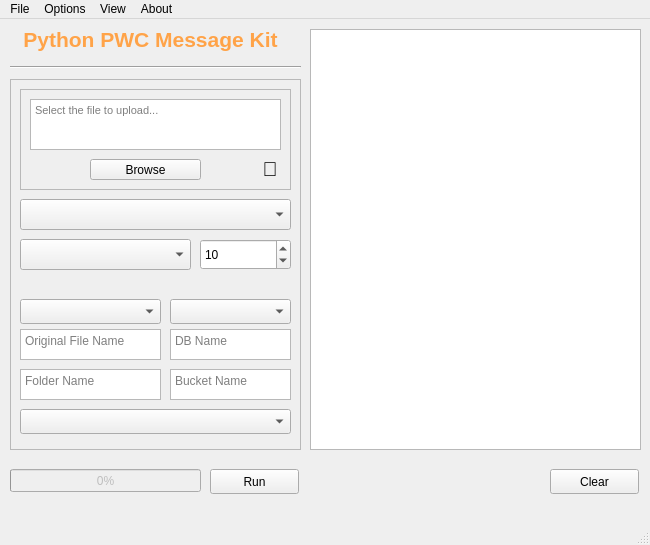
<?xml version="1.0" encoding="UTF-8"?>
<ui version="4.0">
 <class>MainWindow</class>
 <widget class="QMainWindow" name="MainWindow">
  <property name="windowModality">
   <enum>Qt::ApplicationModal</enum>
  </property>
  <property name="geometry">
   <rect>
    <x>0</x>
    <y>0</y>
    <width>650</width>
    <height>545</height>
   </rect>
  </property>
  <property name="acceptDrops">
   <bool>true</bool>
  </property>
  <property name="windowTitle">
   <string>Python PWC Message Kit</string>
  </property>
  <widget class="QWidget" name="centralwidget">
   <widget class="QLabel" name="label">
    <property name="geometry">
     <rect>
      <x>10</x>
      <y>-10</y>
      <width>281</width>
      <height>61</height>
     </rect>
    </property>
    <property name="maximumSize">
     <size>
      <width>801</width>
      <height>61</height>
     </size>
    </property>
    <property name="text">
     <string>&lt;html&gt;&lt;head/&gt;&lt;body&gt;&lt;p align=&quot;center&quot;&gt;&lt;span style=&quot; font-size:16pt; font-weight:600; color:#ffa348;&quot;&gt;Python PWC Message Kit&lt;/span&gt;&lt;/p&gt;&lt;/body&gt;&lt;/html&gt;</string>
    </property>
   </widget>
   <widget class="Line" name="line">
    <property name="geometry">
     <rect>
      <x>10</x>
      <y>40</y>
      <width>291</width>
      <height>16</height>
     </rect>
    </property>
    <property name="orientation">
     <enum>Qt::Horizontal</enum>
    </property>
   </widget>
   <widget class="QProgressBar" name="progressBar">
    <property name="enabled">
     <bool>false</bool>
    </property>
    <property name="geometry">
     <rect>
      <x>10</x>
      <y>450</y>
      <width>191</width>
      <height>23</height>
     </rect>
    </property>
    <property name="value">
     <number>0</number>
    </property>
   </widget>
   <widget class="QFrame" name="frame">
    <property name="geometry">
     <rect>
      <x>10</x>
      <y>60</y>
      <width>291</width>
      <height>371</height>
     </rect>
    </property>
    <property name="acceptDrops">
     <bool>true</bool>
    </property>
    <property name="frameShape">
     <enum>QFrame::StyledPanel</enum>
    </property>
    <property name="frameShadow">
     <enum>QFrame::Raised</enum>
    </property>
    <widget class="QComboBox" name="x_filetype">
     <property name="geometry">
      <rect>
       <x>10</x>
       <y>120</y>
       <width>271</width>
       <height>31</height>
      </rect>
     </property>
     <property name="statusTip">
      <string>File Type</string>
     </property>
     <property name="currentIndex">
      <number>-1</number>
     </property>
     <property name="placeholderText">
      <string>File Type</string>
     </property>
    </widget>
    <widget class="QComboBox" name="x_company">
     <property name="geometry">
      <rect>
       <x>10</x>
       <y>160</y>
       <width>171</width>
       <height>31</height>
      </rect>
     </property>
     <property name="statusTip">
      <string>Company Name</string>
     </property>
     <property name="placeholderText">
      <string>Company</string>
     </property>
    </widget>
    <widget class="QSpinBox" name="x_loadid">
     <property name="geometry">
      <rect>
       <x>190</x>
       <y>160</y>
       <width>91</width>
       <height>31</height>
      </rect>
     </property>
     <property name="statusTip">
      <string>Load ID</string>
     </property>
     <property name="value">
      <number>10</number>
     </property>
    </widget>
    <widget class="QFrame" name="frame_2">
     <property name="geometry">
      <rect>
       <x>10</x>
       <y>10</y>
       <width>271</width>
       <height>101</height>
      </rect>
     </property>
     <property name="statusTip">
      <string>Input File</string>
     </property>
     <property name="frameShape">
      <enum>QFrame::StyledPanel</enum>
     </property>
     <property name="frameShadow">
      <enum>QFrame::Raised</enum>
     </property>
     <widget class="QPlainTextEdit" name="x_inputfile">
      <property name="geometry">
       <rect>
        <x>10</x>
        <y>10</y>
        <width>251</width>
        <height>51</height>
       </rect>
      </property>
      <property name="font">
       <font>
        <pointsize>8</pointsize>
       </font>
      </property>
      <property name="statusTip">
       <string/>
      </property>
      <property name="readOnly">
       <bool>true</bool>
      </property>
      <property name="backgroundVisible">
       <bool>false</bool>
      </property>
      <property name="centerOnScroll">
       <bool>false</bool>
      </property>
      <property name="placeholderText">
       <string>Select the file to upload...</string>
      </property>
     </widget>
     <widget class="QPushButton" name="btn_browse">
      <property name="geometry">
       <rect>
        <x>70</x>
        <y>70</y>
        <width>111</width>
        <height>21</height>
       </rect>
      </property>
      <property name="text">
       <string>Browse</string>
      </property>
      <property name="shortcut">
       <string>Ctrl+Space</string>
      </property>
     </widget>
     <widget class="QPushButton" name="btn_execute">
      <property name="geometry">
       <rect>
        <x>240</x>
        <y>70</y>
        <width>20</width>
        <height>20</height>
       </rect>
      </property>
      <property name="font">
       <font>
        <pointsize>15</pointsize>
       </font>
      </property>
      <property name="cursor">
       <cursorShape>PointingHandCursor</cursorShape>
      </property>
      <property name="statusTip">
       <string>Open/Edit selected file</string>
      </property>
      <property name="styleSheet">
       <string notr="true">border : None</string>
      </property>
      <property name="text">
       <string>📓</string>
      </property>
     </widget>
    </widget>
    <widget class="QComboBox" name="x_datatype">
     <property name="geometry">
      <rect>
       <x>10</x>
       <y>220</y>
       <width>141</width>
       <height>25</height>
      </rect>
     </property>
     <property name="statusTip">
      <string>Data Type</string>
     </property>
     <property name="placeholderText">
      <string>Data Type</string>
     </property>
    </widget>
    <widget class="QComboBox" name="x_filesubtype">
     <property name="geometry">
      <rect>
       <x>160</x>
       <y>220</y>
       <width>121</width>
       <height>25</height>
      </rect>
     </property>
     <property name="statusTip">
      <string>File Sub Type</string>
     </property>
     <property name="placeholderText">
      <string>File Sub Type</string>
     </property>
    </widget>
    <widget class="QPlainTextEdit" name="x_originalfilename">
     <property name="geometry">
      <rect>
       <x>10</x>
       <y>250</y>
       <width>141</width>
       <height>31</height>
      </rect>
     </property>
     <property name="statusTip">
      <string>Original File Name</string>
     </property>
     <property name="placeholderText">
      <string>Original File Name</string>
     </property>
    </widget>
    <widget class="QComboBox" name="x_rabbit_queue">
     <property name="geometry">
      <rect>
       <x>10</x>
       <y>330</y>
       <width>271</width>
       <height>25</height>
      </rect>
     </property>
     <property name="statusTip">
      <string>Rabbit Queue Name</string>
     </property>
     <property name="placeholderText">
      <string>Rabbit Queue Name</string>
     </property>
    </widget>
    <widget class="QPlainTextEdit" name="x_dbname">
     <property name="geometry">
      <rect>
       <x>160</x>
       <y>250</y>
       <width>121</width>
       <height>31</height>
      </rect>
     </property>
     <property name="statusTip">
      <string>DB Name</string>
     </property>
     <property name="placeholderText">
      <string>DB Name</string>
     </property>
    </widget>
    <widget class="QPlainTextEdit" name="x_foldername">
     <property name="geometry">
      <rect>
       <x>10</x>
       <y>290</y>
       <width>141</width>
       <height>31</height>
      </rect>
     </property>
     <property name="statusTip">
      <string>Folder Name</string>
     </property>
     <property name="placeholderText">
      <string>Folder Name</string>
     </property>
    </widget>
    <widget class="QPlainTextEdit" name="x_bucketname">
     <property name="geometry">
      <rect>
       <x>160</x>
       <y>290</y>
       <width>121</width>
       <height>31</height>
      </rect>
     </property>
     <property name="statusTip">
      <string>Bucket Name</string>
     </property>
     <property name="placeholderText">
      <string>Bucket Name</string>
     </property>
    </widget>
   </widget>
   <widget class="QPushButton" name="btn_run">
    <property name="geometry">
     <rect>
      <x>210</x>
      <y>450</y>
      <width>89</width>
      <height>25</height>
     </rect>
    </property>
    <property name="acceptDrops">
     <bool>false</bool>
    </property>
    <property name="statusTip">
     <string/>
    </property>
    <property name="autoFillBackground">
     <bool>true</bool>
    </property>
    <property name="text">
     <string>Run</string>
    </property>
    <property name="shortcut">
     <string>Ctrl+Return</string>
    </property>
    <property name="checkable">
     <bool>false</bool>
    </property>
    <property name="flat">
     <bool>false</bool>
    </property>
   </widget>
   <widget class="QTextBrowser" name="console">
    <property name="geometry">
     <rect>
      <x>310</x>
      <y>10</y>
      <width>331</width>
      <height>421</height>
     </rect>
    </property>
   </widget>
   <widget class="QPushButton" name="btn_clear">
    <property name="geometry">
     <rect>
      <x>550</x>
      <y>450</y>
      <width>89</width>
      <height>25</height>
     </rect>
    </property>
    <property name="statusTip">
     <string>Clear the console</string>
    </property>
    <property name="text">
     <string>Clear</string>
    </property>
    <property name="shortcut">
     <string>Ctrl+L</string>
    </property>
   </widget>
  </widget>
  <widget class="QMenuBar" name="menubar">
   <property name="geometry">
    <rect>
     <x>0</x>
     <y>0</y>
     <width>650</width>
     <height>22</height>
    </rect>
   </property>
   <widget class="QMenu" name="menuFile">
    <property name="title">
     <string>File</string>
    </property>
    <addaction name="actionExit"/>
   </widget>
   <widget class="QMenu" name="menuOptions">
    <property name="title">
     <string>Options</string>
    </property>
    <widget class="QMenu" name="menuTheme">
     <property name="title">
      <string>Theme</string>
     </property>
     <addaction name="actionLight"/>
     <addaction name="actionDark"/>
     <addaction name="actionAuto"/>
    </widget>
    <addaction name="menuTheme"/>
    <addaction name="actionConfiguration"/>
    <addaction name="actionShortcuts"/>
   </widget>
   <widget class="QMenu" name="menuAbout">
    <property name="acceptDrops">
     <bool>true</bool>
    </property>
    <property name="title">
     <string>About</string>
    </property>
    <property name="separatorsCollapsible">
     <bool>false</bool>
    </property>
    <addaction name="actionAbout"/>
   </widget>
   <widget class="QMenu" name="menuView">
    <property name="title">
     <string>View</string>
    </property>
    <addaction name="actionConsole"/>
   </widget>
   <addaction name="menuFile"/>
   <addaction name="menuOptions"/>
   <addaction name="menuView"/>
   <addaction name="menuAbout"/>
  </widget>
  <widget class="QStatusBar" name="statusbar"/>
  <action name="actionExit">
   <property name="text">
    <string>Exit</string>
   </property>
   <property name="shortcut">
    <string/>
   </property>
  </action>
  <action name="actionConfiguration">
   <property name="text">
    <string>Preferences</string>
   </property>
   <property name="shortcut">
    <string>Ctrl+P</string>
   </property>
  </action>
  <action name="actionShortcuts">
   <property name="text">
    <string>Shortcuts</string>
   </property>
  </action>
  <action name="actionHelp">
   <property name="text">
    <string>Help</string>
   </property>
  </action>
  <action name="actionConsole">
   <property name="checkable">
    <bool>true</bool>
   </property>
   <property name="text">
    <string>Console</string>
   </property>
   <property name="shortcut">
    <string>Ctrl+`</string>
   </property>
  </action>
  <action name="actionLight">
   <property name="checkable">
    <bool>false</bool>
   </property>
   <property name="text">
    <string>Light</string>
   </property>
  </action>
  <action name="actionDark">
   <property name="text">
    <string>Dark</string>
   </property>
  </action>
  <action name="actionAuto">
   <property name="text">
    <string>Default</string>
   </property>
  </action>
  <action name="actionAbout">
   <property name="text">
    <string>Information</string>
   </property>
  </action>
 </widget>
 <resources/>
 <connections>
  <connection>
   <sender>btn_clear</sender>
   <signal>released()</signal>
   <receiver>console</receiver>
   <slot>clear()</slot>
   <hints>
    <hint type="sourcelabel">
     <x>575</x>
     <y>477</y>
    </hint>
    <hint type="destinationlabel">
     <x>494</x>
     <y>445</y>
    </hint>
   </hints>
  </connection>
 </connections>
</ui>
